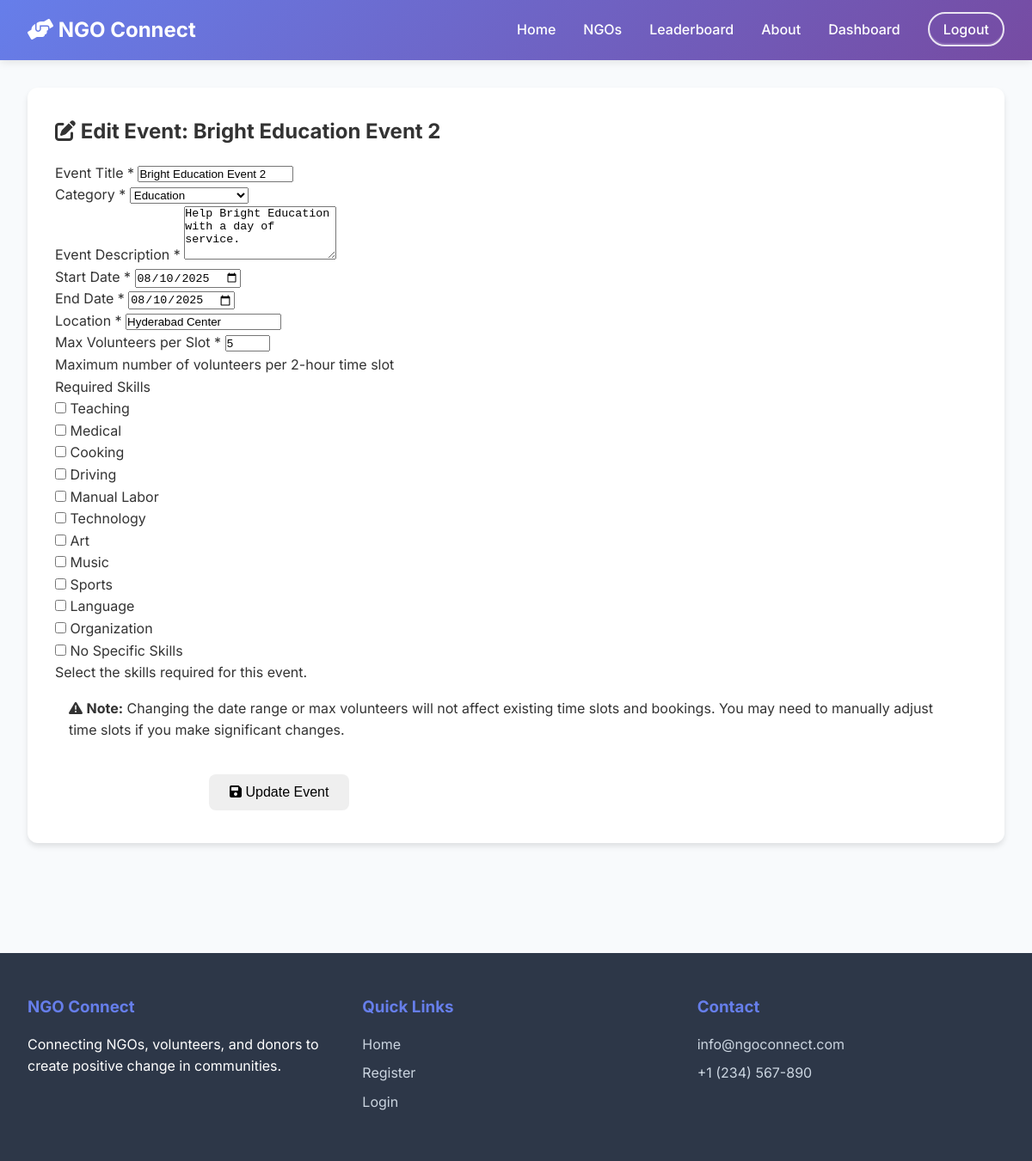
The page /ngo/events/2/edit (signed in) on the database its author committed.
### database/models.py (models this page shows)
class Event(db.Model):
    __tablename__ = 'events'
    id = db.Column(db.Integer, primary_key=True)
    ngo_id = db.Column(db.Integer, db.ForeignKey('ngos.id'), nullable=False, index=True)
    title = db.Column(db.String(100), nullable=False, index=True)
    description = db.Column(db.Text)
    location = db.Column(db.String(200))
    start_date = db.Column(db.DateTime, nullable=False, index=True)
    end_date = db.Column(db.DateTime, nullable=False, index=True)
    max_volunteers = db.Column(db.Integer)
    required_skills = db.Column(db.Text)  # JSON string
    category = db.Column(db.String(50), index=True)
    image = db.Column(db.String(200))
    status = db.Column(db.String(20), default='active', index=True)  # active, completed, cancelled
    is_active = db.Column(db.Boolean, default=True, index=True)
    created_at = db.Column(db.DateTime, default=datetime.utcnow, index=True)
    updated_at = db.Column(db.DateTime, default=datetime.utcnow, onupdate=datetime.utcnow)
    time_slots = db.relationship('TimeSlot', backref='event', lazy='dynamic', cascade='all, delete-orphan')
    bookings = db.relationship('Booking', backref='event', lazy='dynamic', cascade='all, delete-orphan')
    def get_required_skills(self):
        if self.required_skills:
            return json.loads(self.required_skills)
        return []

### app.py (the view, shortened to what this page needs)
@app.route('/ngo/events/<int:event_id>/edit', methods=['GET', 'POST'])
@login_required
def ngo_edit_event(event_id):
    if current_user.role != 'ngo':
        flash('Access denied. NGO access required.', 'error')
        return redirect(url_for('dashboard'))
    ngo = NGO.query.filter_by(user_id=current_user.id).first()
    if not ngo:
        flash('NGO profile not found.', 'error')
        return redirect(url_for('dashboard'))
    event = Event.query.get_or_404(event_id)
    if event.ngo_id != ngo.id:
        flash('Access denied. You can only edit your own events.', 'error')
        return redirect(url_for('ngo_events'))
    return render_template('ngo/edit_event.html', event=event, ngo=ngo)

### app.py (called while the page is built)
@app.after_request
def add_security_headers(response):
    response.headers['X-Content-Type-Options'] = 'nosniff'
    response.headers['X-Frame-Options'] = 'DENY'
    response.headers['X-XSS-Protection'] = '1; mode=block'
    if os.environ.get('FLASK_ENV') == 'production':
        response.headers['Strict-Transport-Security'] = 'max-age=31536000; includeSubDomains'
    return response

@app.context_processor
def inject_csrf_token():
    return dict(csrf_token=generate_csrf)

@login_manager.user_loader
def load_user(user_id):
    return User.query.get(int(user_id))

### templates/ngo/edit_event.html (shortened to what this page needs)
{% extends "base.html" %}
{% block content %}
<div class="container mt-4">
    <div class="row justify-content-center">
        <div class="col-lg-8">
            <div class="card">
                <div class="card-header">
                    <h3 class="mb-0">
                        <i class="fas fa-edit"></i> Edit Event: {{ event.title }}
                    </h3>
                </div>
                <div class="card-body">
                    <form method="POST" id="eventForm">
                        <div class="row">
                            <div class="col-md-6">
                                <div class="mb-3">
                                    <label for="title" class="form-label">Event Title *</label>
                                    <input type="text" class="form-control" id="title" name="title"
                                           value="{{ event.title }}" required>
                                </div>
                            </div>
                            <div class="col-md-6">
                                <div class="mb-3">
                                    <label for="category" class="form-label">Category *</label>
                                    <select class="form-select" id="category" name="category" required>
                                        <option value="Education" {{ 'selected' if event.category == 'Education' }}>Education</option>
                                    </select>
                                </div>
                            </div>
                        </div>
                        <div class="mb-3">
                            <label for="description" class="form-label">Event Description *</label>
                            <textarea class="form-control" id="description" name="description" rows="4" required
                                      placeholder="Describe your event, what volunteers will be doing, and any important details...">{{ event.description }}</textarea>
                        </div>
                        <div class="row">
                            <div class="col-md-6">
                                <div class="mb-3">
                                    <label for="start_date" class="form-label">Start Date *</label>
                                    <input type="date" class="form-control" id="start_date" name="start_date"
                                           value="{{ event.start_date.strftime('%Y-%m-%d') }}" required>
                                </div>
                            </div>
                            <div class="col-md-6">
                                <div class="mb-3">
                                    <label for="end_date" class="form-label">End Date *</label>
                                    <input type="date" class="form-control" id="end_date" name="end_date"
                                           value="{{ event.end_date.strftime('%Y-%m-%d') }}" required>
                                </div>
                            </div>
                        </div>
                        <div class="row">
                            <div class="col-md-6">
                                <div class="mb-3">
                                    <label for="location" class="form-label">Location *</label>
                                    <input type="text" class="form-control" id="location" name="location"
                                           value="{{ event.location }}" required placeholder="Event location or address">
                                </div>
                            </div>
                            <div class="col-md-6">
                                <div class="mb-3">
                                    <label for="max_volunteers" class="form-label">Max Volunteers per Slot *</label>
                                    <input type="number" class="form-control" id="max_volunteers" name="max_volunteers"
                                           value="{{ event.max_volunteers }}" min="1" max="50" required>
                                    <div class="form-text">Maximum number of volunteers per 2-hour time slot</div>
                                </div>
                            </div>
                        </div>
                        <div class="mb-3">
                            <label class="form-label">Required Skills</label>
                            {% set current_skills = event.get_required_skills() %}
                            <div class="row">
                                <div class="col-md-4">
                                    <div class="form-check">
                                        <input class="form-check-input" type="checkbox" name="required_skills" value="Teaching" id="skill_teaching"
                                               {{ 'checked' if 'Teaching' in current_skills }}>
                                        <label class="form-check-label" for="skill_teaching">Teaching</label>
                                    </div>
                                    <div class="form-check">
                                        <input class="form-check-input" type="checkbox" name="required_skills" value="Medical" id="skill_medical"
                                               {{ 'checked' if 'Medical' in current_skills }}>
                                        <label class="form-check-label" for="skill_medical">Medical</label>
                                    </div>
                                    <div class="form-check">
                                        <input class="form-check-input" type="checkbox" name="required_skills" value="Cooking" id="skill_cooking"
                                               {{ 'checked' if 'Cooking' in current_skills }}>
                                        <label class="form-check-label" for="skill_cooking">Cooking</label>
                                    </div>
                                    <div class="form-check">
                                        <input class="form-check-input" type="checkbox" name="required_skills" value="Driving" id="skill_driving"
                                               {{ 'checked' if 'Driving' in current_skills }}>
                                        <label class="form-check-label" for="skill_driving">Driving</label>
                                    </div>
                                </div>
                                <div class="col-md-4">
                                    <div class="form-check">
                                        <input class="form-check-input" type="checkbox" name="required_skills" value="Manual Labor" id="skill_labor"
                                               {{ 'checked' if 'Manual Labor' in current_skills }}>
                                        <label class="form-check-label" for="skill_labor">Manual Labor</label>
                                    </div>
                                    <div class="form-check">
                                        <input class="form-check-input" type="checkbox" name="required_skills" value="Technology" id="skill_tech"
                                               {{ 'checked' if 'Technology' in current_skills }}>
                                        <label class="form-check-label" for="skill_tech">Technology</label>
                                    </div>
                                    <div class="form-check">
                                        <input class="form-check-input" type="checkbox" name="required_skills" value="Art" id="skill_art"
                                               {{ 'checked' if 'Art' in current_skills }}>
                                        <label class="form-check-label" for="skill_art">Art</label>
                                    </div>
                                    <div class="form-check">
                                        <input class="form-check-input" type="checkbox" name="required_skills" value="Music" id="skill_music"
                                               {{ 'checked' if 'Music' in current_skills }}>
                                        <label class="form-check-label" for="skill_music">Music</label>
                                    </div>
                                </div>
                                <div class="col-md-4">
                                    <div class="form-check">
                                        <input class="form-check-input" type="checkbox" name="required_skills" value="Sports" id="skill_sports"
                                               {{ 'checked' if 'Sports' in current_skills }}>
                                        <label class="form-check-label" for="skill_sports">Sports</label>
                                    </div>
                                    <div class="form-check">
                                        <input class="form-check-input" type="checkbox" name="required_skills" value="Language" id="skill_language"
                                               {{ 'checked' if 'Language' in current_skills }}>
                                        <label class="form-check-label" for="skill_language">Language</label>
                                    </div>
                                    <div class="form-check">
                                        <input class="form-check-input" type="checkbox" name="required_skills" value="Organization" id="skill_org"
                                               {{ 'checked' if 'Organization' in current_skills }}>
                                        <label class="form-check-label" for="skill_org">Organization</label>
                                    </div>
                                    <div class="form-check">
                                        <input class="form-check-input" type="checkbox" name="required_skills" value="None" id="skill_none"
                                               {{ 'checked' if 'None' in current_skills or not current_skills }}>
                                        <label class="form-check-label" for="skill_none">No Specific Skills</label>
                                    </div>
                                </div>
                            </div>
                            <div class="form-text">Select the skills required for this event.</div>
                        </div>
                        <div class="alert alert-warning">
                            <i class="fas fa-exclamation-triangle"></i>
                            <strong>Note:</strong> Changing the date range or max volunteers will not affect existing time slots and bookings.
                            You may need to manually adjust time slots if you make significant changes.
                        </div>
                        <div class="d-flex justify-content-between">
                            <a href="{{ url_for('ngo_view_event', event_id=event.id) }}" class="btn btn-secondary">
                                <i class="fas fa-arrow-left"></i> Back to Event
                            </a>
                            <button type="submit" class="btn btn-warning">
                                <i class="fas fa-save"></i> Update Event
                            </button>
                        </div>
                    </form>
                </div>
            </div>
        </div>
    </div>
</div>
{% endblock %}

### templates/base.html (style rules this page uses)
:root { --brand-primary: #6d28d9; --brand-secondary: #f472b6; --brand-amber: #f59e0b; --ink-900: #0f172a; --ink-700: #334155; --surface: #ffffff; }
* { margin: 0; padding: 0; box-sizing: border-box; }
body { font-family: 'Inter', sans-serif; line-height: 1.6; color: #333; background-color: #f8fafc; }
.container { max-width: 1200px; margin: 0 auto; padding: 2rem; }
.btn { display: inline-block; padding: 0.75rem 1.5rem; border-radius: 8px; text-decoration: none; font-weight: 500; transition: all 0.3s; border: none; cursor: pointer; font-size: 1rem; }
.btn-secondary { background: transparent; color: white; border: 2px solid white; }
.card { background: white; border-radius: 12px; padding: 2rem; box-shadow: 0 4px 6px rgba(0,0,0,0.1); margin-bottom: 2rem; }
.card h3 { color: #333; margin-bottom: 1rem; font-size: 1.5rem; }
.alert { padding: 1rem; border-radius: 8px; margin-bottom: 1rem; }

### rows shown on the page
Event: title "Bright Education Event 2", description "Help Bright Education with a day of service.", start_date "08/10/2025", end_date "08/10/2025", location "Hyderabad Center", max_volunteers "5"
